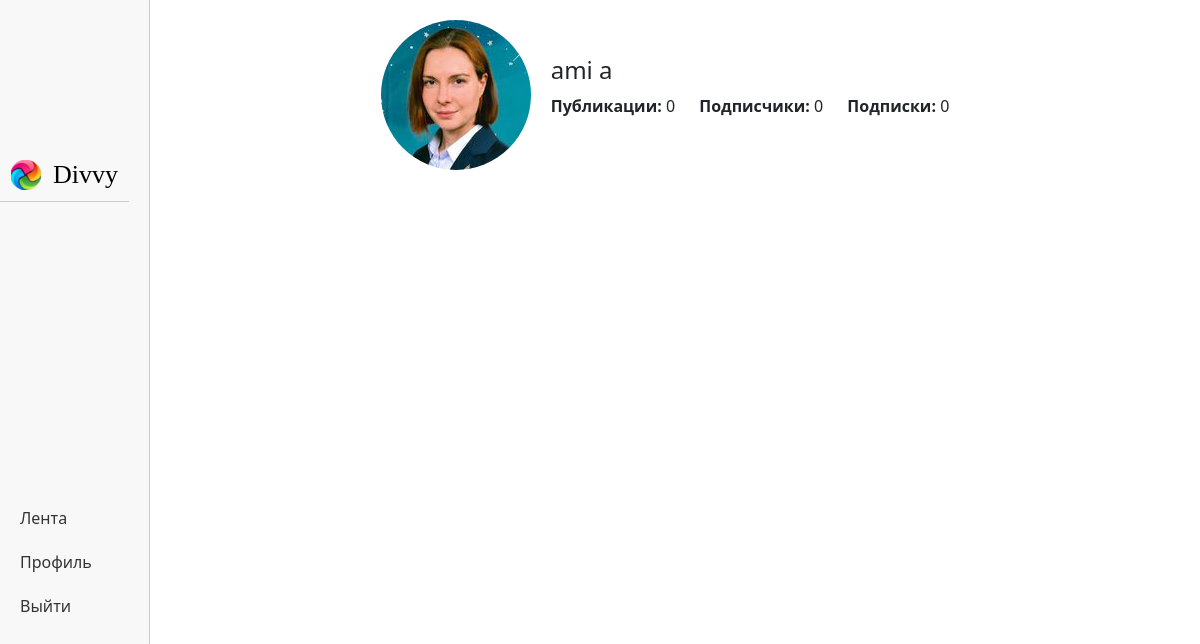
Screenshot of /user/ami (signed in) with the database file from the repository.
### data/users.py (models this page shows, shortened)
class User(SqlAlchemyBase, UserMixin):
    __tablename__ = 'users'
    id = sqlalchemy.Column(sqlalchemy.Integer, primary_key=True, autoincrement=True)
    email = sqlalchemy.Column(sqlalchemy.String, index=True, unique=True, nullable=True)
    name = sqlalchemy.Column(sqlalchemy.String, nullable=True)
    surname = sqlalchemy.Column(sqlalchemy.String, nullable=True)
    nickname = sqlalchemy.Column(sqlalchemy.String, nullable=True)
    birthday = sqlalchemy.Column(sqlalchemy.Integer, nullable=True)
    hashed_password = sqlalchemy.Column(sqlalchemy.String, nullable=True)
    modified_date = sqlalchemy.Column(sqlalchemy.DateTime, default=datetime.datetime.now)
    description = sqlalchemy.Column(sqlalchemy.String, default="")
    avatar = sqlalchemy.Column(sqlalchemy.String, default="/static/img/avatars/default_avatar.png")
    subscribers = sqlalchemy.Column(sqlalchemy.Integer, default=0)
    subscriptions = sqlalchemy.Column(sqlalchemy.Integer, default=0)
    posts = sqlalchemy.Column(sqlalchemy.Integer, default=0)
    post = orm.relationship("Post", back_populates='user')

### main.py (the view)
@app.route('/user/<nickname>')
def user_profile(nickname):
    if isinstance(current_user, mixins.AnonymousUserMixin):
        return redirect("/login")
    db_sess = db_session.create_session()
    user = db_sess.query(User).filter(User.nickname == nickname).first()
    values = {
        "title": f"Профиль {nickname}",
        "nickname": nickname,
        "user": user
    }
    return render_template("profile.html", **values)

### data/db_session.py (called while the page is built)
def create_session() -> Session:
    global __factory
    return __factory()

### main.py (called while the page is built)
@login_manager.user_loader
def load_user(user_id):
    db_sess = db_session.create_session()
    return db_sess.query(User).get(user_id)

### templates/profile.html (shortened to what this page needs)
{% extends "authorised_base.html" %}
{% block content %}
<div class="profile-header">
  <div class="profile-avatar">
    <img src="{{user.avatar}}" alt="Аватар пользователя">
  </div>
  <div class="profile-info">
    <h1>{{user.name}} {{user.surname}}</h1>
    <ul>
      <li><strong>Публикации:</strong> {{user.posts}} </li>
      <li><strong>Подписчики:</strong> {{user.subscribers}} </li>
      <li><strong>Подписки:</strong> {{user.subscriptions}} </li>
    </ul>
  </div>
</div>
{% endblock %}

### static/css/style.css (style rules this page uses)
.profile-header { display: flex; justify-content: center; align-items: center; margin-bottom: 40px; margin-left: 10%; margin-right: 10%; }
.profile-avatar { margin-right: 20px; overflow: hidden; border-radius: 50%; }
.profile-avatar img { width: 100%; height: auto; }
.profile-info h1 { font-size: 24px; margin: 0 0 10px; }
.profile-info ul { margin: 0; padding: 0; list-style: none; }
.profile-info li { display: inline-block; margin-right: 20px; font-size: 16px; }

### rows the page displays
User: avatar (placeholder picture), name "ami", surname "a", posts "0", subscribers "0", subscriptions "0"
